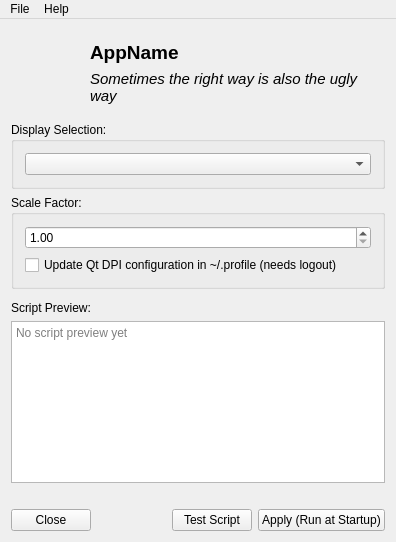
<?xml version="1.0" encoding="UTF-8"?>
<ui version="4.0">
 <class>MainWindow</class>
 <widget class="QMainWindow" name="MainWindow">
  <property name="geometry">
   <rect>
    <x>0</x>
    <y>0</y>
    <width>396</width>
    <height>542</height>
   </rect>
  </property>
  <property name="windowTitle">
   <string/>
  </property>
  <widget class="QWidget" name="centralWidget">
   <layout class="QVBoxLayout" name="verticalLayout" stretch="0,0,0,0,0,1,0,0">
    <item>
     <widget class="QWidget" name="widget" native="true">
      <layout class="QHBoxLayout" name="horizontalLayout_2" stretch="0,1">
       <item>
        <widget class="QLabel" name="Icon">
         <property name="minimumSize">
          <size>
           <width>56</width>
           <height>56</height>
          </size>
         </property>
         <property name="maximumSize">
          <size>
           <width>56</width>
           <height>56</height>
          </size>
         </property>
         <property name="text">
          <string/>
         </property>
         <property name="pixmap">
          <pixmap resource="../images/images.qrc">:/logo.png</pixmap>
         </property>
         <property name="scaledContents">
          <bool>true</bool>
         </property>
         <property name="alignment">
          <set>Qt::AlignCenter</set>
         </property>
        </widget>
       </item>
       <item>
        <widget class="QWidget" name="widget_2" native="true">
         <layout class="QVBoxLayout" name="verticalLayout_2">
          <property name="leftMargin">
           <number>6</number>
          </property>
          <property name="topMargin">
           <number>0</number>
          </property>
          <property name="rightMargin">
           <number>0</number>
          </property>
          <property name="bottomMargin">
           <number>0</number>
          </property>
          <item>
           <widget class="QLabel" name="AppName">
            <property name="font">
             <font>
              <pointsize>14</pointsize>
              <weight>75</weight>
              <italic>false</italic>
              <bold>true</bold>
             </font>
            </property>
            <property name="text">
             <string>AppName</string>
            </property>
           </widget>
          </item>
          <item>
           <widget class="QLabel" name="AppVersion">
            <property name="font">
             <font>
              <pointsize>11</pointsize>
              <italic>true</italic>
             </font>
            </property>
            <property name="text">
             <string>Sometimes the right way is also the ugly way</string>
            </property>
            <property name="wordWrap">
             <bool>true</bool>
            </property>
           </widget>
          </item>
         </layout>
        </widget>
       </item>
      </layout>
     </widget>
    </item>
    <item>
     <widget class="QGroupBox" name="groupBox_4">
      <property name="title">
       <string>Display Selection:</string>
      </property>
      <layout class="QHBoxLayout" name="horizontalLayout">
       <item>
        <widget class="QComboBox" name="DisplaysCombo"/>
       </item>
      </layout>
     </widget>
    </item>
    <item>
     <widget class="QGroupBox" name="groupBox_2">
      <property name="title">
       <string>Scale Factor:</string>
      </property>
      <layout class="QVBoxLayout" name="verticalLayout_3" stretch="0,0">
       <item>
        <widget class="QDoubleSpinBox" name="ScaleFactor">
         <property name="minimum">
          <double>1.000000000000000</double>
         </property>
         <property name="maximum">
          <double>3.000000000000000</double>
         </property>
         <property name="singleStep">
          <double>0.050000000000000</double>
         </property>
        </widget>
       </item>
       <item>
        <widget class="QCheckBox" name="FixQtDpiCheckbox">
         <property name="text">
          <string>Update Qt DPI configuration in ~/.profile (needs logout)</string>
         </property>
        </widget>
       </item>
      </layout>
     </widget>
    </item>
    <item>
     <widget class="QWidget" name="widget_4" native="true">
      <layout class="QHBoxLayout" name="horizontalLayout_5">
       <property name="spacing">
        <number>6</number>
       </property>
       <property name="leftMargin">
        <number>0</number>
       </property>
       <property name="topMargin">
        <number>0</number>
       </property>
       <property name="rightMargin">
        <number>0</number>
       </property>
       <property name="bottomMargin">
        <number>0</number>
       </property>
      </layout>
     </widget>
    </item>
    <item>
     <widget class="QLabel" name="label">
      <property name="text">
       <string>Script Preview:</string>
      </property>
     </widget>
    </item>
    <item>
     <widget class="QPlainTextEdit" name="ScriptPreview">
      <property name="readOnly">
       <bool>true</bool>
      </property>
      <property name="placeholderText">
       <string>No script preview yet</string>
      </property>
     </widget>
    </item>
    <item>
     <spacer name="verticalSpacer">
      <property name="orientation">
       <enum>Qt::Vertical</enum>
      </property>
      <property name="sizeType">
       <enum>QSizePolicy::MinimumExpanding</enum>
      </property>
      <property name="sizeHint" stdset="0">
       <size>
        <width>20</width>
        <height>20</height>
       </size>
      </property>
     </spacer>
    </item>
    <item>
     <layout class="QHBoxLayout" name="horizontalLayout_3">
      <item>
       <widget class="QPushButton" name="CloseButton">
        <property name="text">
         <string>Close</string>
        </property>
       </widget>
      </item>
      <item>
       <spacer name="horizontalSpacer">
        <property name="orientation">
         <enum>Qt::Horizontal</enum>
        </property>
        <property name="sizeHint" stdset="0">
         <size>
          <width>40</width>
          <height>20</height>
         </size>
        </property>
       </spacer>
      </item>
      <item>
       <widget class="QPushButton" name="TestButton">
        <property name="text">
         <string>Test Script</string>
        </property>
       </widget>
      </item>
      <item>
       <widget class="QPushButton" name="SaveScriptButton">
        <property name="text">
         <string>Apply (Run at Startup)</string>
        </property>
       </widget>
      </item>
     </layout>
    </item>
   </layout>
  </widget>
  <widget class="QMenuBar" name="menuBar">
   <property name="geometry">
    <rect>
     <x>0</x>
     <y>0</y>
     <width>396</width>
     <height>21</height>
    </rect>
   </property>
   <widget class="QMenu" name="FileMenu">
    <property name="title">
     <string>File</string>
    </property>
    <addaction name="SaveScriptMenu"/>
    <addaction name="separator"/>
    <addaction name="QuitMenu"/>
   </widget>
   <widget class="QMenu" name="menuHelp">
    <property name="title">
     <string>Help</string>
    </property>
    <addaction name="ReportBugMenu"/>
    <addaction name="separator"/>
    <addaction name="AboutQtMenu"/>
   </widget>
   <addaction name="FileMenu"/>
   <addaction name="menuHelp"/>
  </widget>
  <action name="SaveScriptMenu">
   <property name="text">
    <string>Save Script (run at startup)</string>
   </property>
  </action>
  <action name="QuitMenu">
   <property name="text">
    <string>Quit</string>
   </property>
  </action>
  <action name="ReportBugMenu">
   <property name="text">
    <string>Report Bug...</string>
   </property>
  </action>
  <action name="AboutQtMenu">
   <property name="text">
    <string>About Qt</string>
   </property>
  </action>
 </widget>
 <layoutdefault spacing="6" margin="11"/>
 <resources>
  <include location="../images/images.qrc"/>
 </resources>
 <connections/>
</ui>
